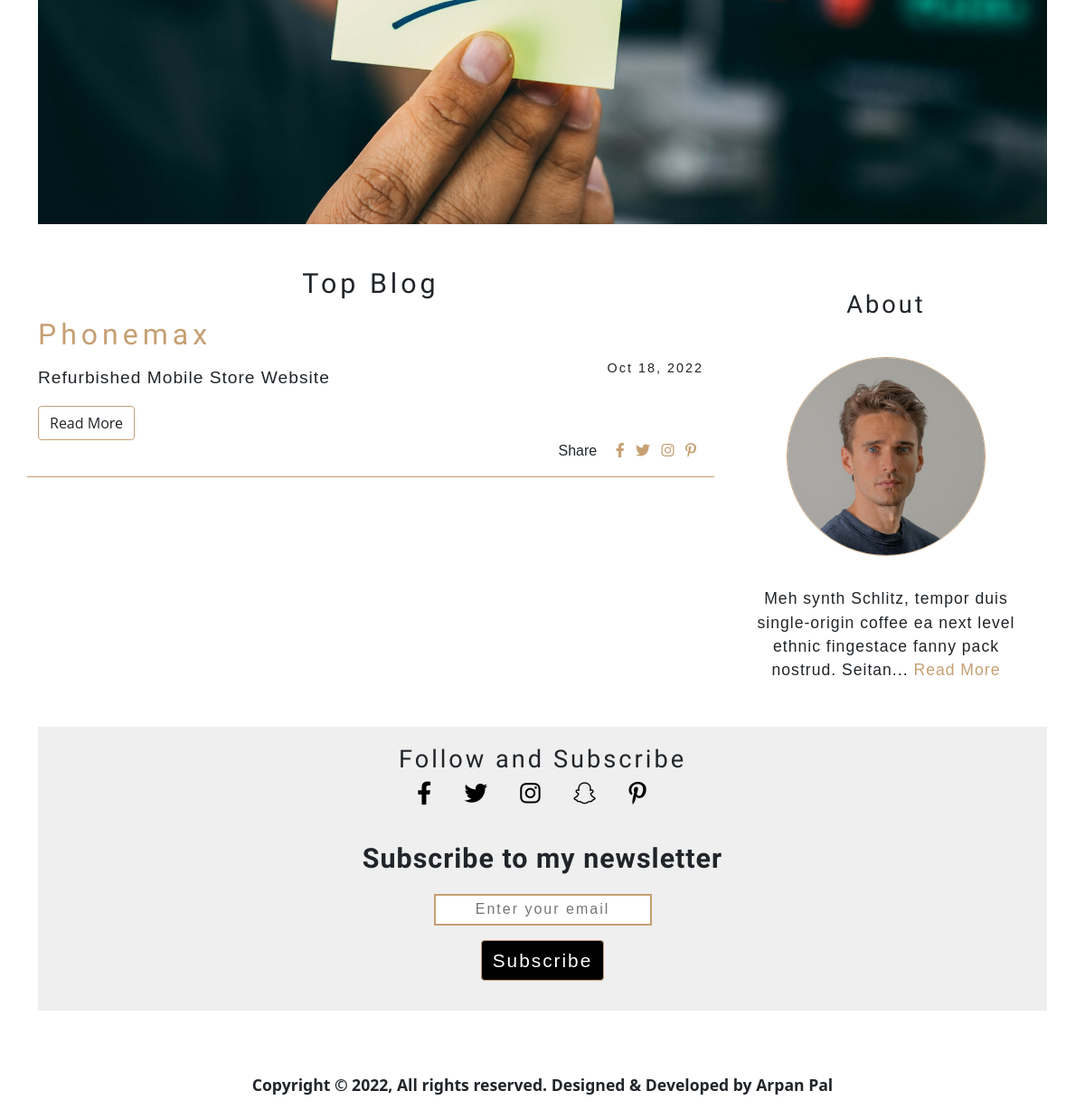
Before: / (lower part) with the older database file.
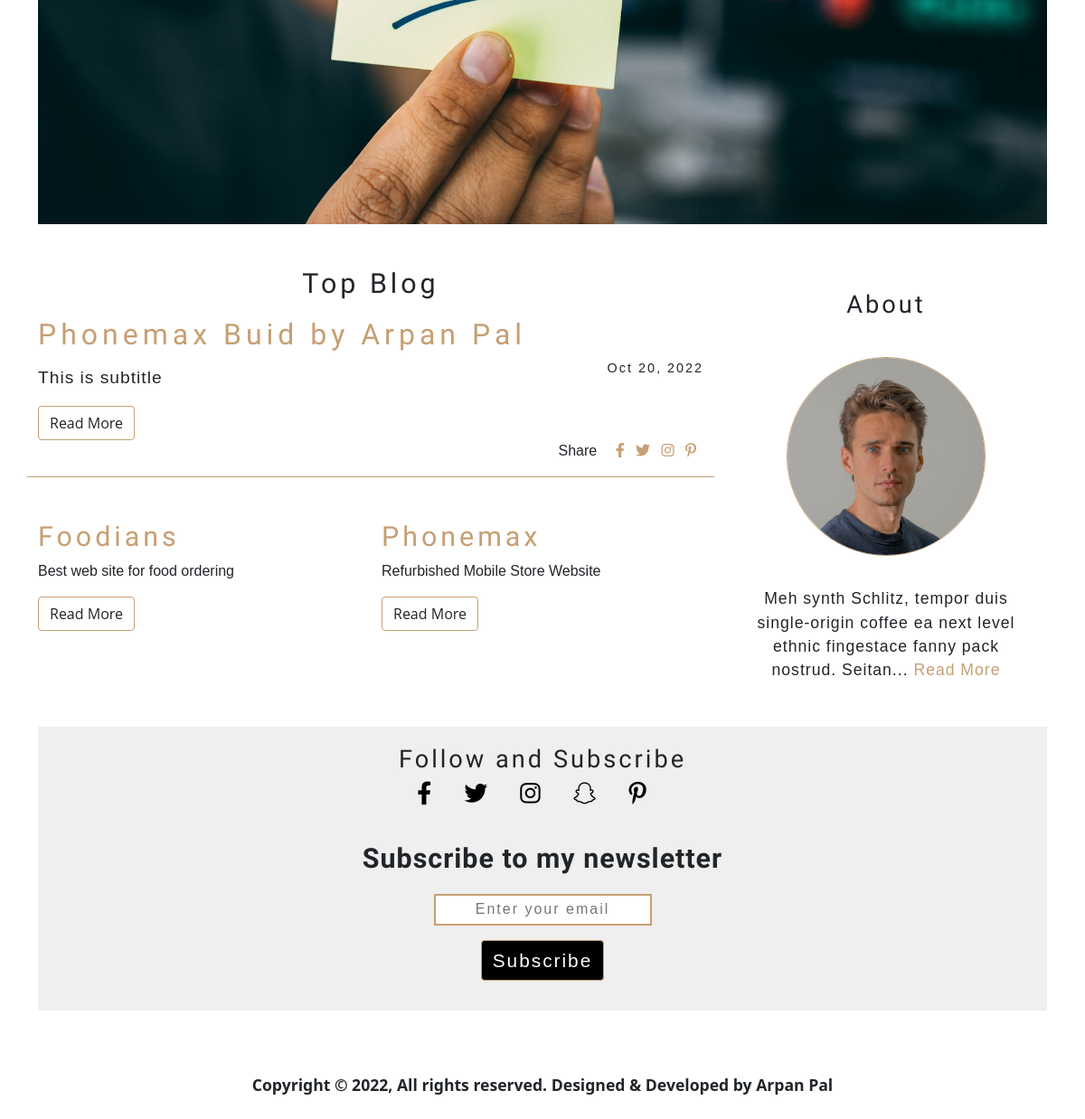
After: the same page with the newer database file.
### main.py (models this page shows)
class Blog(db.Model, UserMixin):
    __tablename__ = 'blog'
    id = Column(Integer, primary_key=True)
    title = Column(String(250))
    subtitle = Column(String(250))
    date = Column(String(20))
    body = Column(String(250))
    blogs = relationship('Comment', cascade='all, delete', backref='blog', lazy=True)

### main.py (the view)
@app.route("/")
def home():
    blogs = db.session.query(Blog).all()
    print(blogs)
    return render_template("index.html", blogs=blogs)

### templates/index.html (shortened to what this page needs)
{% extends 'base.html' %}
{% block body %}
<div class="container mt-5">
  <img src="{{ url_for('static', filename='image/hitesh-choudhary-D9Zow2REm8U-unsplash.jpg') }}" alt="" width="100%" height="75%">
</div>
<div class="container blog_and_about mt-5" id="about">
  <div class="row">
    <div class="blog col-lg-8 col-sm-12">
      <div class="blog_title">
        <h3 class="text-center top_blog">Top Blog</h3>
        <div class="row ">
          <div class="col col-lg-12 col-sm-12 col-xs-12 first_blog">
            <h2 class="first_heading">{{blogs[-1].title}}</h2>
            <p class="heading_date">{{blogs[-1].date}}</p>
            <p class="first_ifo">{{blogs[-1].subtitle}} </p>
            <a href="{{ url_for('blog_details', id=blogs[-1].id) }}"><div class="btn">Read More</div></a>
            <br>
            <span style="float: right;">
              <span class="me-3">Share </span>
              <i class="fa-brands fa-facebook-f me-2"></i>
              <i class="fa-brands fa-twitter me-2"></i>
              <i class="fa-brands fa-instagram me-2"></i>
              <i class="fa-brands fa-pinterest-p me-2"></i>
            </span>
          </div>
          {% if blogs|length >= 3 %}
            {% for blog in blogs[-2::-1]  %}
            <div class="col col-lg-6 col-sm-12 col-xs-12 mt-5 extra_blog">
              <p class="h3">{{blog.title}}</p>
              <p>{{blog.subtitle}} </p>
              <a href="{{ url_for('blog_details', id=blog.id) }}"><div class="btn">Read More</div></a>
            </div>
            {% endfor %}
          {% endif %}
        </div>
      </div>
    </div>
    <div class="about col-lg-4 col-sm-12 mt-3">
      <div class="about text-center">
        <p class="tobe_borderd">About</p>
        <img src="{{ url_for('static', filename='../static/image/julian-wan-WNoLnJo7tS8-unsplash.jpg') }}" alt=""
          class="profile_img mt-5" >
        <p class="mt-3 profile_text">Meh synth Schlitz, tempor duis single-origin coffee ea next level ethnic fingestace
          fanny pack nostrud. Seitan... <a href="#"> Read More</a></p>
      </div>
    </div>
  </div>
</div>
<div class="container mt-3">
  <div class="subscribe">
    <p class="tobe_borderd fands text-center pt-3">Follow and Subscribe</p>
    <div class="mt-3 fa-img text-center">
      <i class="fa-brands fa-facebook-f "></i>
      <i class="fa-brands fa-twitter "></i>
      <i class="fa-brands fa-instagram "></i>
      <i class="fa-brands fa-snapchat "></i>
      <i class="fa-brands fa-pinterest-p "></i>
    </div>
</div>
    <div class="newsletter w-100">
      <form action="" class="text-center">
        <p class="">Subscribe to my newsletter</p>
        <input type="email" placeholder="Enter your email" class="text-center">
        <br>
        <div class="btn btn-long-dark  mt-3">Subscribe</div>
      </form>
    </div>
</div>
<div class="container mt-5 footer">
  <p class="text-center mt-3">Copyright © 2022, All rights reserved. Designed & Developed by Arpan Pal</p>
</div>
{% endblock body %}

Changed rows visible on the page:
added Blog: title "Phonemax Buid by Arpan Pal", date "Oct 20, 2022", subtitle "This is subtitle"
added Blog: title "Foodians", subtitle "Best web site for food ordering"
now on one of the page's lists (row unchanged): Blog: title "Phonemax", subtitle "Refurbished Mobile Store Website"
Other visible differences:
{{ blogs[-1].title }}: "Phonemax" → "Phonemax Buid by Arpan Pal"
{{ blogs[-1].date }}: "Oct 18, 2022" → "Oct 20, 2022"
{{ blogs[-1].subtitle }}: "Refurbished Mobile Store Website" → "This is subtitle"
